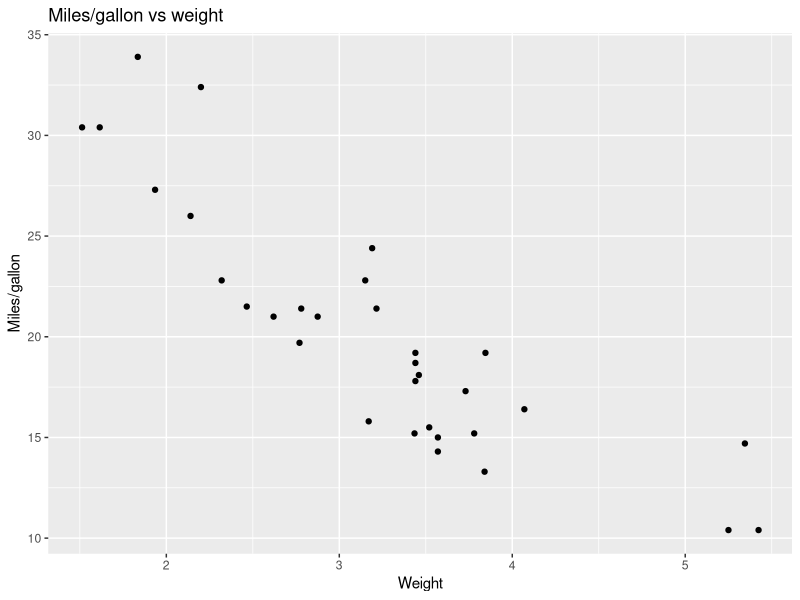
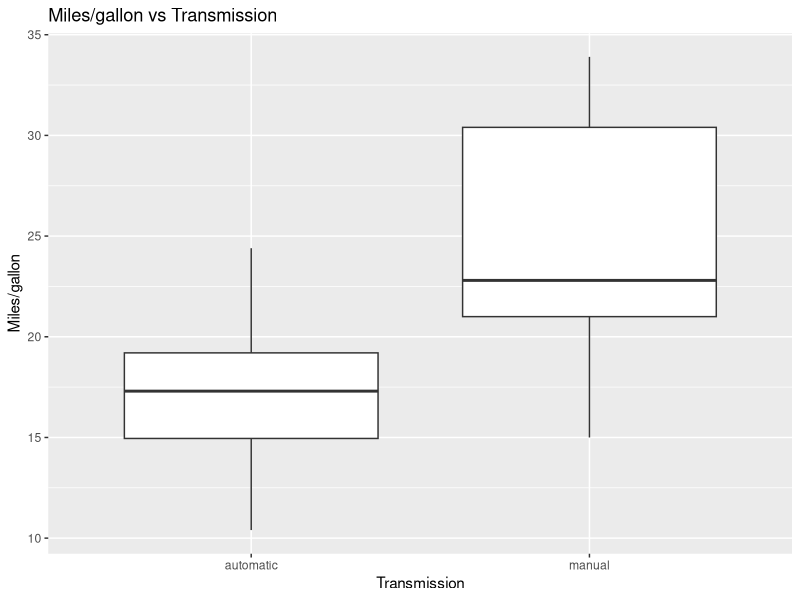
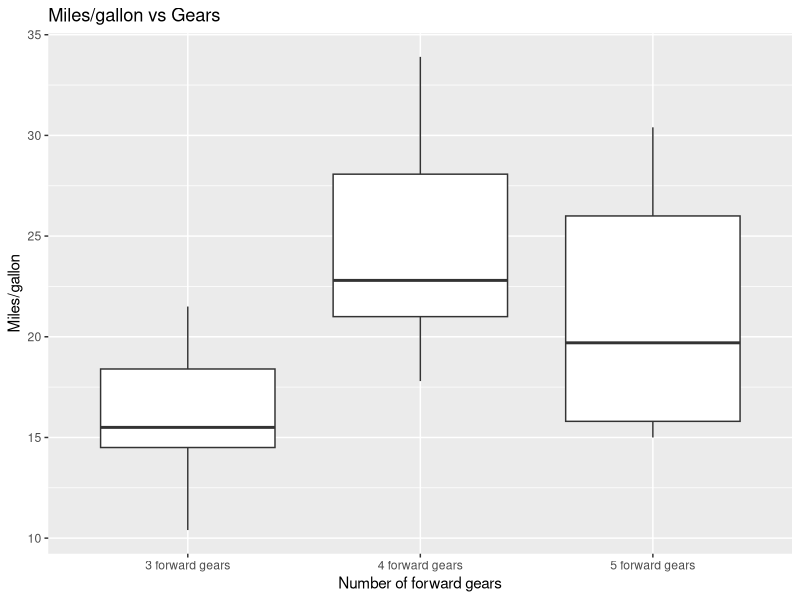

Generate these figures, in order, with R:
## ---- chunk 1
require(ggplot2)
require(datasets)
data(mtcars)
qplot(wt, mpg, data=mtcars, main="Miles/gallon vs weight",
      xlab="Weight", ylab="Miles/gallon")
## ---- chunk 2
mtcars$am = factor(mtcars$am, levels=c(0, 1), labels=c("automatic", "manual"))
qplot(am, mpg, data=mtcars, geom="boxplot",
      main="Miles/gallon vs Transmission",
      xlab="Transmission", ylab="Miles/gallon")
## ---- chunk 3
mtcars$gear = factor(mtcars$gear, levels=c(3, 4, 5), labels=c("3 forward gears", "4 forward gears","5 forward gears" ))
qplot(gear, mpg, data=mtcars, geom="boxplot",
      main="Miles/gallon vs Gears",
      xlab="Number of forward gears", ylab="Miles/gallon")
